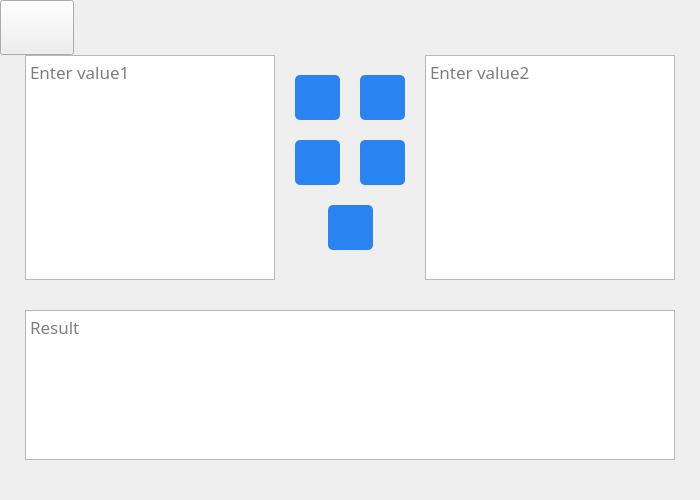
<?xml version="1.0" encoding="UTF-8"?>
<ui version="4.0">
 <class>test_func</class>
 <widget class="QWidget" name="test_func">
  <property name="geometry">
   <rect>
    <x>0</x>
    <y>0</y>
    <width>700</width>
    <height>500</height>
   </rect>
  </property>
  <property name="windowTitle">
   <string>Test Func</string>
  </property>
  <widget class="QPushButton" name="back">
   <property name="geometry">
    <rect>
     <x>0</x>
     <y>0</y>
     <width>74</width>
     <height>55</height>
    </rect>
   </property>
   <property name="styleSheet">
    <string notr="true">#back{
border-image: url(:/graphics/common/back.png);
}</string>
   </property>
   <property name="text">
    <string/>
   </property>
  </widget>
  <widget class="QPlainTextEdit" name="value1">
   <property name="geometry">
    <rect>
     <x>25</x>
     <y>55</y>
     <width>250</width>
     <height>225</height>
    </rect>
   </property>
   <property name="font">
    <font>
     <family>Oswald</family>
     <pointsize>13</pointsize>
    </font>
   </property>
   <property name="placeholderText">
    <string>Enter value1</string>
   </property>
  </widget>
  <widget class="QPlainTextEdit" name="value2">
   <property name="geometry">
    <rect>
     <x>425</x>
     <y>55</y>
     <width>250</width>
     <height>225</height>
    </rect>
   </property>
   <property name="font">
    <font>
     <family>Oswald</family>
     <pointsize>13</pointsize>
    </font>
   </property>
   <property name="placeholderText">
    <string>Enter value2</string>
   </property>
  </widget>
  <widget class="QTextBrowser" name="result">
   <property name="geometry">
    <rect>
     <x>25</x>
     <y>310</y>
     <width>650</width>
     <height>150</height>
    </rect>
   </property>
   <property name="font">
    <font>
     <family>Oswald</family>
     <pointsize>13</pointsize>
    </font>
   </property>
   <property name="placeholderText">
    <string>Result</string>
   </property>
  </widget>
  <widget class="QPushButton" name="add">
   <property name="geometry">
    <rect>
     <x>295</x>
     <y>75</y>
     <width>45</width>
     <height>45</height>
    </rect>
   </property>
   <property name="styleSheet">
    <string notr="true">#add{
	image: url(:/graphics/test_func/images/add.png);
	background-color: rgb(41, 132, 242);
	border:none;
	border-radius:5px;
}
#add:hover{
	image: url(:/graphics/test_func/images/add_press.png);
	border: 2px solid rgb(41,132,242);	
	background-color: rgb(255,255,255);

}</string>
   </property>
   <property name="text">
    <string/>
   </property>
  </widget>
  <widget class="QPushButton" name="subtract">
   <property name="geometry">
    <rect>
     <x>360</x>
     <y>75</y>
     <width>45</width>
     <height>45</height>
    </rect>
   </property>
   <property name="styleSheet">
    <string notr="true">#subtract{
	image: url(:/graphics/test_func/images/subtract.png);
	background-color: rgb(41, 132, 242);
	border:none;
	border-radius:5px;
}
#subtract:hover{
	image: url(:/graphics/test_func/images/subtract_press.png);
	border: 2px solid rgb(41,132,242);	
	background-color: rgb(255,255,255);

}</string>
   </property>
   <property name="text">
    <string/>
   </property>
  </widget>
  <widget class="QPushButton" name="multiply">
   <property name="geometry">
    <rect>
     <x>295</x>
     <y>140</y>
     <width>45</width>
     <height>45</height>
    </rect>
   </property>
   <property name="styleSheet">
    <string notr="true">#multiply{
	image: url(:/graphics/test_func/images/multiply.png);
	background-color: rgb(41, 132, 242);
	border:none;
	border-radius:5px;
}
#multiply:hover{
	image: url(:/graphics/test_func/images/multiply_press.png);
	border: 2px solid rgb(41,132,242);	
	background-color: rgb(255,255,255);

}</string>
   </property>
   <property name="text">
    <string/>
   </property>
  </widget>
  <widget class="QPushButton" name="divide">
   <property name="geometry">
    <rect>
     <x>360</x>
     <y>140</y>
     <width>45</width>
     <height>45</height>
    </rect>
   </property>
   <property name="styleSheet">
    <string notr="true">#divide{
	image: url(:/graphics/test_func/images/divide.png);
	background-color: rgb(41, 132, 242);
	border:none;
	border-radius:5px;
}
#divide:hover{
	image: url(:/graphics/test_func/images/divide_press.png);
	border: 2px solid rgb(41,132,242);	
	background-color: rgb(255,255,255);

}</string>
   </property>
   <property name="text">
    <string/>
   </property>
  </widget>
  <widget class="QPushButton" name="mod">
   <property name="geometry">
    <rect>
     <x>328</x>
     <y>205</y>
     <width>45</width>
     <height>45</height>
    </rect>
   </property>
   <property name="styleSheet">
    <string notr="true">#mod{
	image: url(:/graphics/test_func/images/mod.png);
	background-color: rgb(41, 132, 242);
	border:none;
	border-radius:5px;
}
#mod:hover{
	image: url(:/graphics/test_func/images/mod_press.png);
	border: 2px solid rgb(41,132,242);	
	background-color: rgb(255,255,255);

}</string>
   </property>
   <property name="text">
    <string/>
   </property>
  </widget>
  <widget class="QLabel" name="digits">
   <property name="geometry">
    <rect>
     <x>25</x>
     <y>460</y>
     <width>371</width>
     <height>21</height>
    </rect>
   </property>
   <property name="font">
    <font>
     <family>Light</family>
     <pointsize>10</pointsize>
    </font>
   </property>
   <property name="text">
    <string/>
   </property>
  </widget>
  <widget class="QLabel" name="time">
   <property name="geometry">
    <rect>
     <x>300</x>
     <y>460</y>
     <width>371</width>
     <height>21</height>
    </rect>
   </property>
   <property name="font">
    <font>
     <family>Light</family>
     <pointsize>10</pointsize>
    </font>
   </property>
   <property name="text">
    <string/>
   </property>
   <property name="alignment">
    <set>Qt::AlignRight|Qt::AlignTrailing|Qt::AlignVCenter</set>
   </property>
  </widget>
 </widget>
 <tabstops>
  <tabstop>value1</tabstop>
  <tabstop>value2</tabstop>
  <tabstop>add</tabstop>
  <tabstop>subtract</tabstop>
  <tabstop>multiply</tabstop>
  <tabstop>divide</tabstop>
  <tabstop>mod</tabstop>
  <tabstop>result</tabstop>
  <tabstop>back</tabstop>
 </tabstops>
 <resources/>
 <connections/>
</ui>
